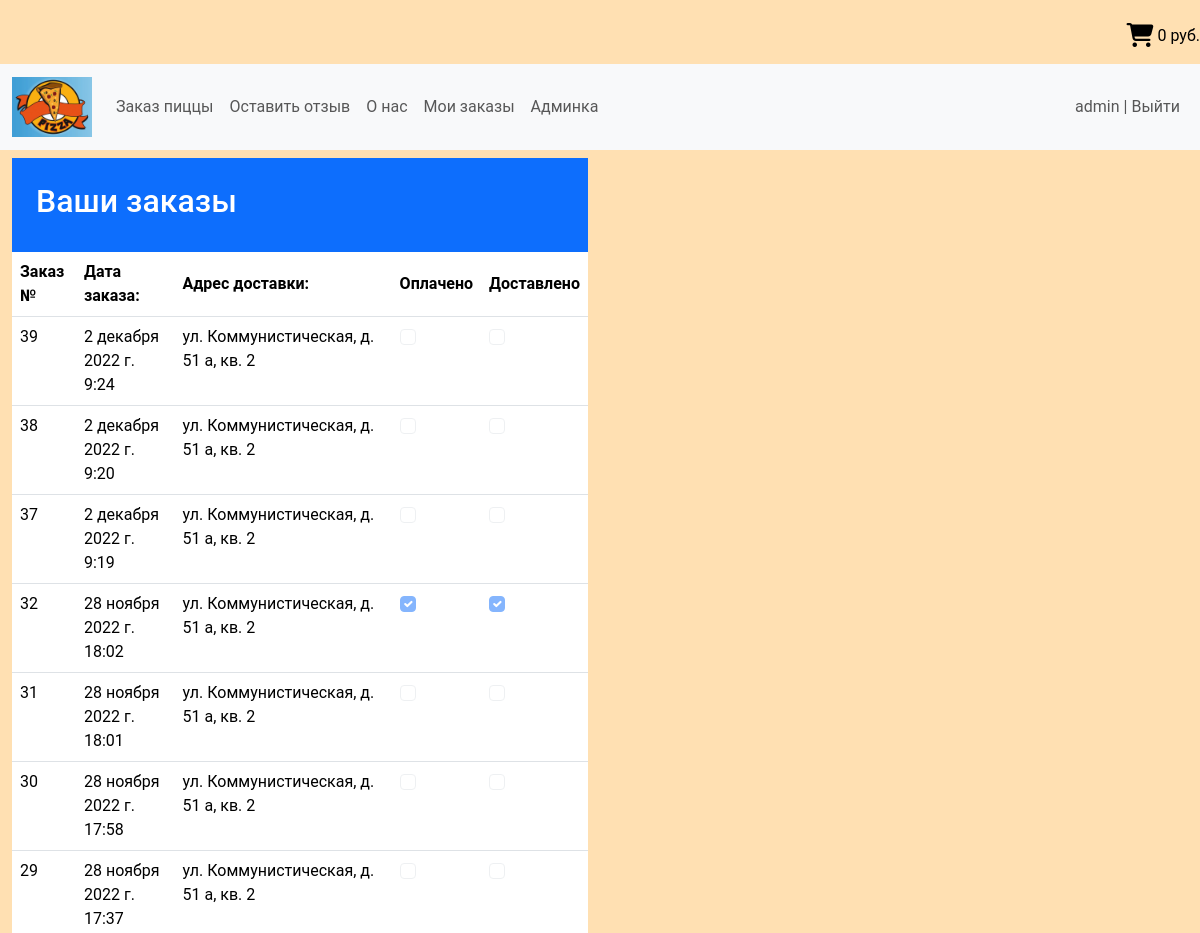
Page /orders/myorders/ (signed in, upper part) on the earlier database version.
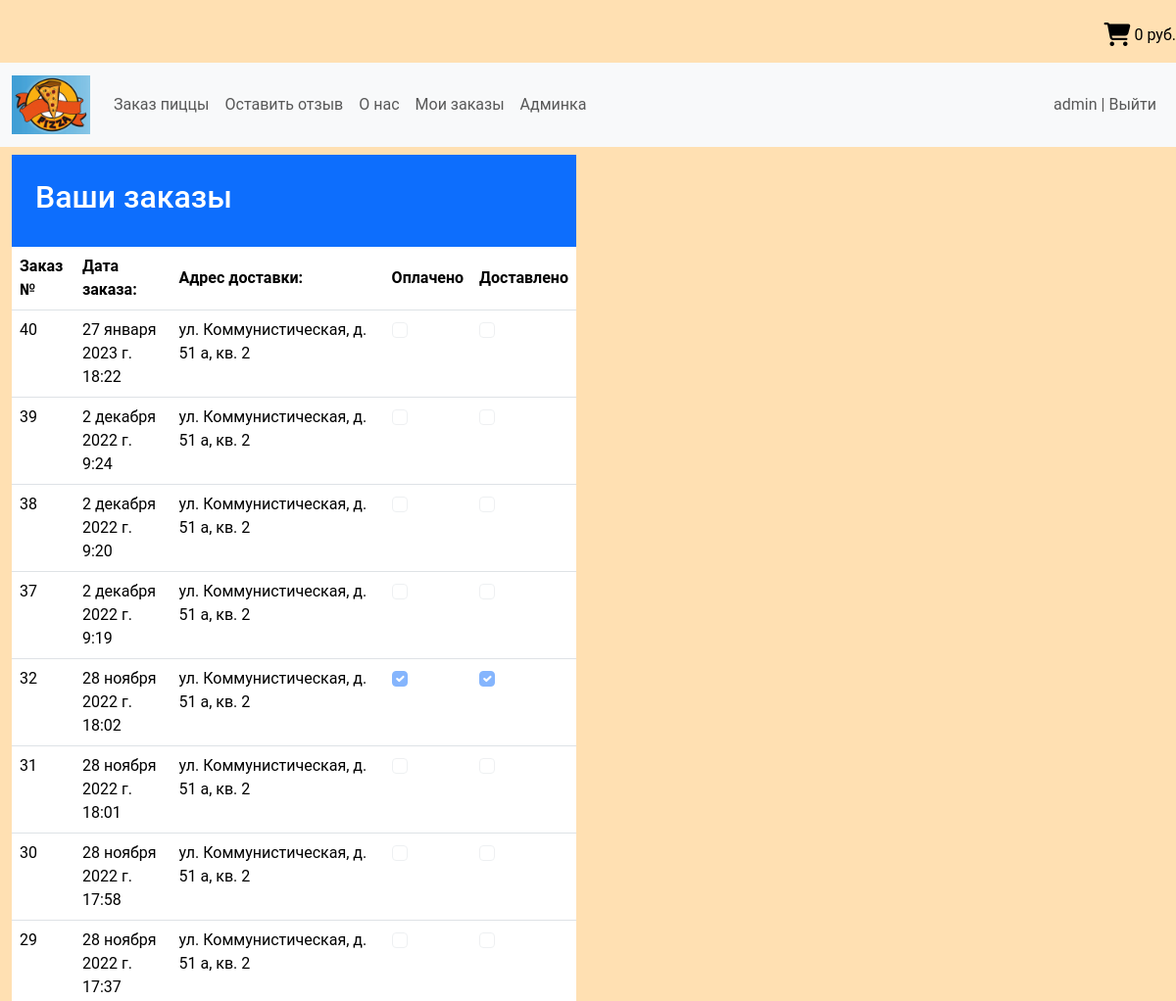
Same page on the later database version.
### orders/models.py (models this page shows, shortened)
class Order(models.Model):
    first_name = models.CharField(max_length=50, verbose_name='Имя')
    last_name = models.CharField(max_length=50, verbose_name='Фамилия')
    email = models.EmailField(verbose_name='e-mail')
    address = models.CharField(max_length=250, verbose_name='Адрес доставки')
    postal_code = models.CharField(max_length=20, verbose_name='Почтовый индекс', blank=True)
    city = models.CharField(max_length=100, verbose_name='Город', blank=True)
    created = models.DateTimeField(auto_now_add=True, verbose_name='Заказ создан')
    updated = models.DateTimeField(auto_now=True, verbose_name='Заказ дополнен')
    paid = models.BooleanField(default=False, verbose_name='Оплачено')
    username = models.CharField(max_length=50, default='admin', verbose_name='Логин')
    delivered = models.BooleanField(default=False, verbose_name='Доставлен')
    total_amount = models.DecimalField(max_digits=10, decimal_places=2, verbose_name='Общая сумма заказа', null=True,
                                     default=0)
    phone = models.CharField(max_length=20, verbose_name='Телефон заказчика', null=True, default="")
    class Meta:
        ordering = ('-created',)

### orders/views.py (the view)
# urls.py: path('myorders/', views.my_orders.as_view(), name='my_orders'),
class my_orders(ListView):
    model = Order
    template_name = 'orders/my_orders.html'
    context_object_name = 'users_orders'    # как данные будут называться в html
    def get_context_data(self, *, object_list=None, **kwargs):
        context = super().get_context_data(**kwargs)    # получаем уже сформированный контекст
        context['user1'] = self.request.user
        context['title'] = 'Ваши заказы'
        return context
    def get_queryset(self):
        username_ = self.request.user
        return Order.objects.filter(username=username_)

### cart/cart.py (called while the page is built)
    def __len__(self):
        return sum(item['quantity'] for item in self.cart.values())

### cart/context_processors.py (called while the page is built)
def cart(request):
    return {'cart': Cart(request)}

### orders/templates/orders/my_orders.html (shortened to what this page needs)
{% extends 'base.html' %}
{% block content %}
    <div class="container-fluid">
        <div class="row">
            <div class = "col-xl-6 col-lg-9 col-md-12 col-sm-12">
                <div class="text-bg-primary p-4">
                    <h2>Ваши заказы</h2>
                </div>
                <table class="table">
                    <thead>
                        <tr>
                          <th scope="col">Заказ №</th>
                          <th scope="col">Дата заказа:</th>
                          <th scope="col">Адрес доставки:</th>
                          <th scope="col">Оплачено</th>
                          <th scope="col">Доставлено</th>
                        </tr>
                    </thead>
                    <tbody>
                        {% for item in users_orders %}
                            <tr>
                                <td> {{ item.pk }} </td>
                                <td> {{ item.created }} </td>
                                <td> {{ item.address }} </td>
                                <td>
                                    <div class="form-check">
                                        {% if item.paid %}
                                            <input class="form-check-input" type="checkbox" value="" checked disabled>
                                        {% else %}
                                            <input class="form-check-input" type="checkbox" value="" disabled>
                                        {% endif %}
                                    </div>
                                </td>
                                <td>
                                    <div class="form-check">
                                        {% if item.delivered %}
                                            <input class="form-check-input" type="checkbox" value="" checked disabled>
                                        {% else %}
                                            <input class="form-check-input" type="checkbox" value="" disabled>
                                        {% endif %}
                                    </div>
                                </td>
                            </tr>
                        {% endfor %}
                    </tbody>
                </table>
            </div>
        </div>
    </div>
{% endblock %}

Differences in the rows shown:
added Order: pk "40", created "27 января 2023 г. 18:22", address "ул. Коммунистическая, д. 51 а, кв. 2"
